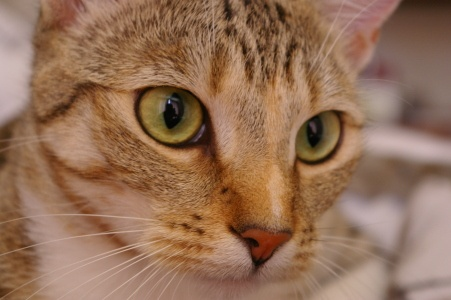
#> input picture data/scene.jpg, 451 x 300 px, found by its file name
$ jupyter execute work.ipynb   (shell and % lines are left out)
#> lines starting #> are read from the running program, lines starting #| are printed output that depends on the picture
# №2. Гистограмма и яркостные преобразования

Изучаем сдвиг яркости, контраст, гамма-коррекцию и автоматическое растяжение диапазона. Гистограмма содержит 256 столбцов: по горизонтали яркость, по вертикали число пикселей.

[cell 1]
import numpy as np
import matplotlib.pyplot as plt
from PIL import Image

[cell 2]
plt.rcParams['figure.dpi'] = 110
plt.rcParams['image.cmap'] = 'gray'
plt.rcParams['image.interpolation'] = 'nearest'


def to_uint8(image):
    return np.clip(np.rint(image), 0, 255).astype(np.uint8)

## 1. Гистограмма

Для каждого целого уровня $k$ считаем $h[k]=\#\{(i,j):I_{ij}=k\}$. Сумма столбцов равна количеству пикселей.

[cell 3]
rgb = np.array(Image.open('data/scene.jpg').convert('RGB'))
#> rgb is the input picture: shape (300, 451, 3); mean R, G, B 147.7, 111.4, 86.8
gray = to_uint8(rgb.astype(float) @ np.array([0.2126, 0.7152, 0.0722]))


def histogram(image):
    return np.bincount(to_uint8(image).ravel(), minlength=256)


def compare_histograms(images, titles):
    fig, axes = plt.subplots(len(images), 2, figsize=(10, 2.7 * len(images)), squeeze=False)
    for row, (image, title) in enumerate(zip(images, titles)):
        axes[row, 0].imshow(image, cmap='gray', vmin=0, vmax=255)
        axes[row, 0].set_title(title)
        axes[row, 0].axis('off')
        axes[row, 1].bar(np.arange(256), histogram(image), width=1, color='#444444')
        axes[row, 1].set(xlim=(-1, 256), xlabel='Яркость', ylabel='Число пикселей')
#> this loop made 1 pass
#> (row, title) on pass 1: (0, 'Исходное серое изображение')
    fig.tight_layout()
    plt.show()
#> figure, not shown here; panel 2: tallest bar 1861 high, from x = 125.5 to 126.5


compare_histograms([gray], ['Исходное серое изображение'])

## 2–3. Добавление и уменьшение яркости

$$I'=\operatorname{clip}(I+b,0,255).$$

Положительный $b$ сдвигает гистограмму вправо, отрицательный — влево. Значения за границами диапазона собираются в столбцах 0 и 255. Вычисляем в `float64`, затем возвращаем 8-битный массив.

[cell 4]
def brightness(image, offset):
    return to_uint8(image.astype(float) + offset)


bright = brightness(gray, 60)
dark = brightness(gray, -60)
compare_histograms([gray, bright, dark], ['Исходное', 'Яркость +60', 'Яркость −60'])
#> the loop in compare_histograms (call 2), `for row, (image, title) in enumerate(zip(images, titles)):` made 3 passes
#> title on passes 1 to 3: 'Исходное', 'Яркость +60', 'Яркость −60'

## 4–5. Добавление и уменьшение контраста

$$I'=\operatorname{clip}\bigl(128+c(I-128),0,255\bigr).$$

При $c>1$ значения расходятся от уровня 128. При $0<c<1$ значения сближаются с уровнем 128. При $c=1$ получается исходный массив.

[cell 5]
def contrast(image, factor, center=128):
    return to_uint8(center + factor * (image.astype(float) - center))


contrast_up = contrast(gray, 1.8)
contrast_down = contrast(gray, 0.4)
compare_histograms([gray, contrast_up, contrast_down],
                   ['Исходное', 'Контраст ×1.8', 'Контраст ×0.4'])

## 6. Последовательное изменение контраста: «расчёска»

Сначала увеличиваем контраст в 1.8 раза, затем уменьшаем в 1.8 раза. Между шагами сохраняем `uint8`: округление и насыщение становятся частью обработки. Пиксели, собравшиеся на 0 и 255, после второго шага образуют высокие столбцы внутри диапазона.

Для регулярной «расчёски» дополнительно рассматриваем цепочку ×0.4 → ×2.5. Первый шаг склеивает соседние уровни при округлении, второй раздвигает оставшиеся уровни. Равномерный градиент делает структуру гистограммы особенно заметной.

[cell 6]
gradient = np.tile(np.arange(256, dtype=np.uint8), (80, 1))
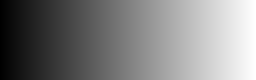
#> gradient: shape (80, 256); min 0, max 255, mean 127.5
up = contrast(gradient, 1.8)
up_then_down = contrast(up, 1 / 1.8)
down_then_up = contrast(contrast(gradient, 0.4), 2.5)

compare_histograms([gradient, up, up_then_down, down_then_up],
                   ['Градиент: все 256 уровней', 'Шаг 1: ×1.8',
                    'Шаг 2: ×1.8 → ×(1/1.8)', 'Квантование: ×0.4 → ×2.5'])
#> the loop in compare_histograms (call 4), `for row, (image, title) in enumerate(zip(images, titles)):` made 4 passes
#> title on passes 1 to 4: 'Градиент: все 256 уровней', 'Шаг 1: ×1.8', 'Шаг 2: ×1.8 → ×(1/1.8)', 'Квантование: ×0.4 → ×2.5'
#> in compare_histograms (call 4), `plt.show()`:
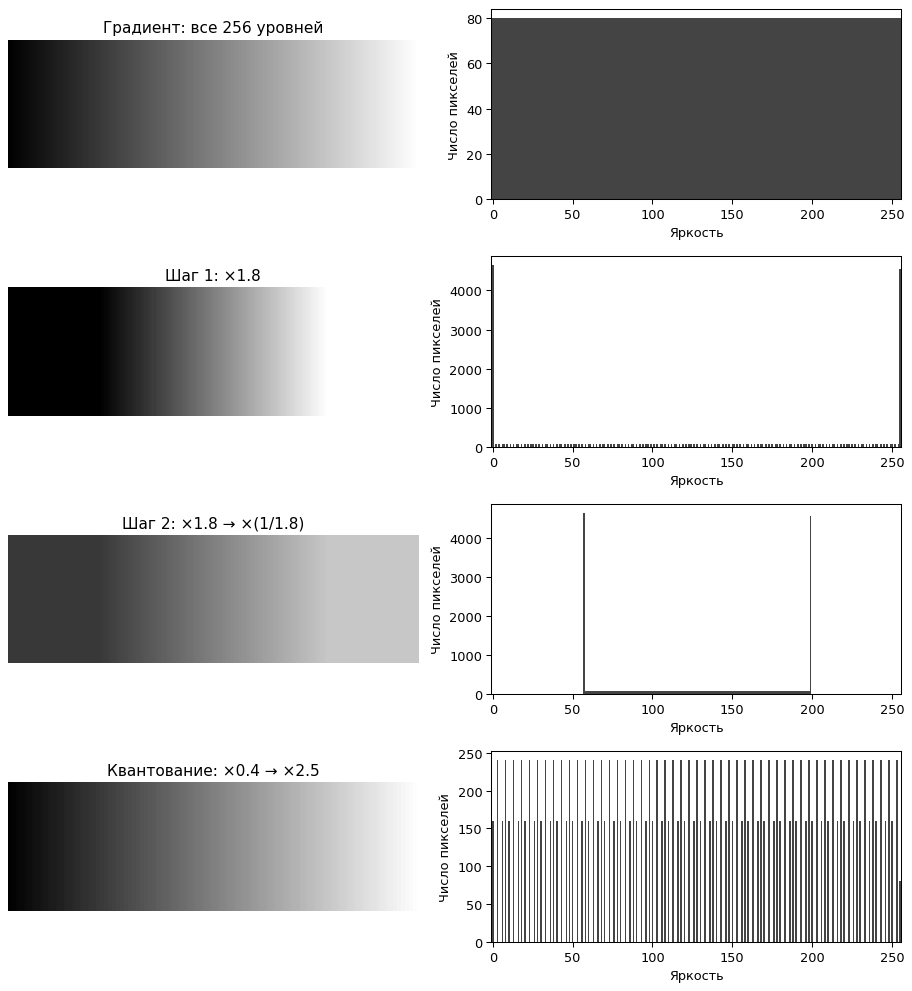
#> figure drawn by matplotlib, 8 panels; panel 4: tallest bar 4640 high, from x = -0.5 to 0.5; panel 6: tallest bar 4640 high, from x = 56.5 to 57.5
for name, image in [('Градиент', gradient), ('×1.8 → ×(1/1.8)', up_then_down),
                    ('×0.4 → ×2.5', down_then_up)]:
    used = np.count_nonzero(histogram(image))
    print(f'{name:20s}: занято {used:3d} уровней; пустых {256 - used:3d}')
#> this loop made 3 passes
#> (name, used) on passes 1 to 3: ('Градиент', 256), ('×1.8 → ×(1/1.8)', 143), ('×0.4 → ×2.5', 103)
#| Градиент            : занято 256 уровней; пустых   0
#| ×1.8 → ×(1/1.8)     : занято 143 уровней; пустых 113
#| ×0.4 → ×2.5         : занято 103 уровней; пустых 153

## 7. Гамма-коррекция

$$I'=255\left(\frac{I}{255}\right)^\gamma.$$

При $\gamma<1$ промежуточные уровни светлеют, при $\gamma>1$ темнеют. Крайние значения 0 и 255 сохраняются. Используем именно показатель $\gamma$ из условия.

[cell 7]
def gamma_correction(image, gamma):
    return to_uint8(255 * (image.astype(float) / 255) ** gamma)


gammas = [0.4, 0.7, 1.0, 1.5, 2.5]
compare_histograms([gamma_correction(gray, gamma) for gamma in gammas],
                   [f'γ = {gamma:g}' for gamma in gammas])
#> in to_uint8 (call 28), `return np.clip(np.rint(image), 0, 255).astype(np.uint8)`:
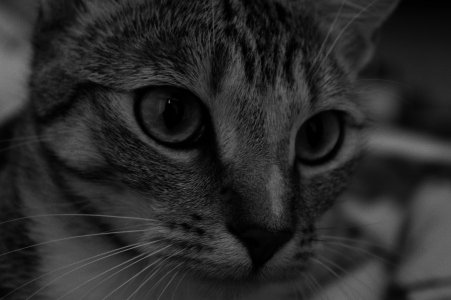
#> returned value: shape (300, 451); min 0, max 127, mean 41.6
#> in to_uint8 (call 34), `return np.clip(np.rint(image), 0, 255).astype(np.uint8)`:
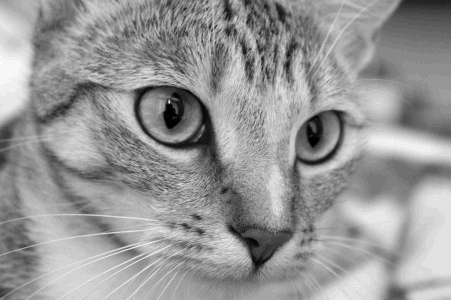
#> returned value: shape (300, 451); min 1, max 35, mean 21.1; drawn with min black and max white

## 8. Автоконтрастирование: множитель

Для тёмного снимка берём $a=255/\max(I)$ и вычисляем $I'=aI$. Максимум становится белым, чёрный уровень сохраняется. Для полностью чёрного массива принимаем $a=1$.

[cell 8]
def auto_multiply(image):
    array = image.astype(float)
    maximum = array.max()
#> maximum = 35
    factor = 255 / maximum if maximum > 0 else 1.0
#> factor = 7.29
    return to_uint8(array * factor), factor


dark_photo = to_uint8(gray.astype(float) * 0.18)
restored, factor = auto_multiply(dark_photo)
#> factor = 7.29
print(f'Оптимальный множитель: a = 255/{dark_photo.max()} = {factor:.3f}')
#| Оптимальный множитель: a = 255/35 = 7.286
compare_histograms([dark_photo, restored], ['Тёмный снимок', f'Автоконтраст: ×{factor:.2f}'])
#> the loop in compare_histograms (call 6), `for row, (image, title) in enumerate(zip(images, titles)):` made 2 passes
#> (row, title) on passes 1 to 2: (0, 'Тёмный снимок'), (1, 'Автоконтраст: ×7.29')
#> in compare_histograms (call 6), `plt.show()`:
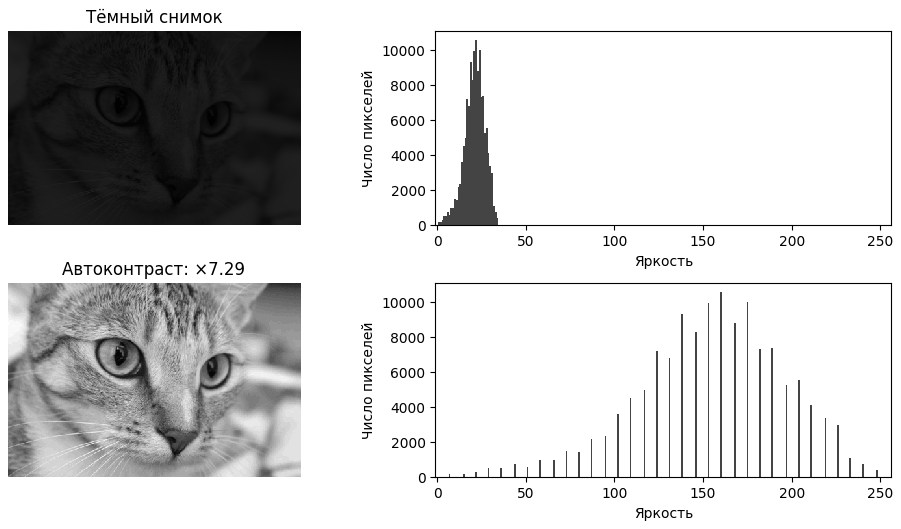
#> figure drawn by matplotlib, 4 panels; panel 2: tallest bar 10577 high, from x = 21.5 to 22.5; panel 4: tallest bar 10577 high, from x = 159.5 to 160.5

## 9. Автоконтрастирование: слагаемое и полный диапазон

Модель выцветшего скана: $I=90+0.5S$, где $S$ — исходный серый скан. Чёрный текст поднимается к 90, светлая бумага оказывается около 218.

Для белой бумаги берём $b_{white}=255-\max(I)$. Для чёрного текста берём $b_{black}=-\min(I)$. Сдвиг сохраняет размах $\max(I)-\min(I)$ до ограничения диапазона. Одновременное совмещение двух крайних уровней выполняем аффинным преобразованием:

$$a=\frac{255}{\max(I)-\min(I)},\qquad b=-a\min(I),\qquad I'=aI+b.$$

[cell 9]
def auto_shift(image, anchor='white'):
    array = image.astype(float)
    offset = 255 - array.max() if anchor == 'white' else -array.min()
    return to_uint8(array + offset), offset


def auto_affine(image):
    array = image.astype(float)
    low, high = array.min(), array.max()
    if high == low:
        return to_uint8(array), 1.0, 0.0
    factor = 255 / (high - low)
    offset = -factor * low
    return to_uint8(factor * array + offset), factor, offset


scan = np.array(Image.open('data/text_scan_1.png').convert('L'))
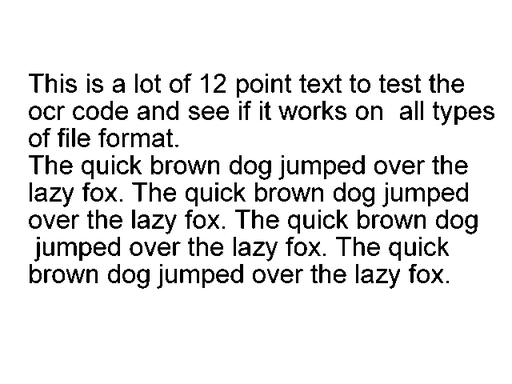
#> input picture data/text_scan_1.png, 512 x 384 px, found by its file name
#> scan is the input picture: shape (384, 512); min 0, max 255, mean 230.8
faded = to_uint8(90 + 0.5 * scan.astype(float))
#> in to_uint8 (call 38), `return np.clip(np.rint(image), 0, 255).astype(np.uint8)`:
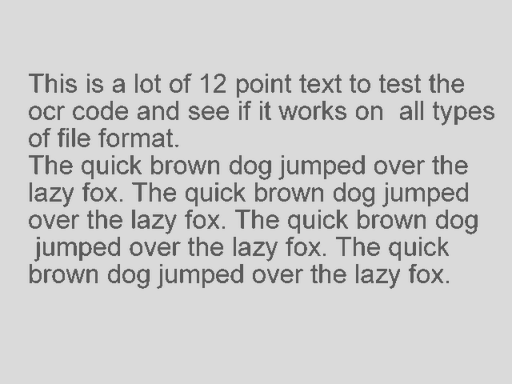
#> returned value: shape (384, 512); min 90, max 218, mean 205.8
white, white_shift = auto_shift(faded, 'white')
#> in auto_shift, `offset = 255 - array.max() if anchor == 'white' else -array.min()`: offset = 37
#> in to_uint8 (call 39), `return np.clip(np.rint(image), 0, 255).astype(np.uint8)`:
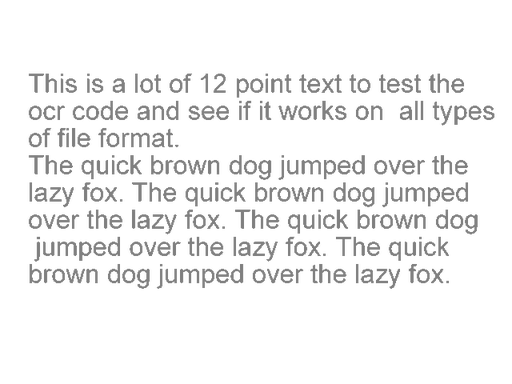
#> returned value: shape (384, 512); min 127, max 255, mean 242.8
#> white_shift = 37
black, black_shift = auto_shift(faded, 'black')
#> in to_uint8 (call 40), `return np.clip(np.rint(image), 0, 255).astype(np.uint8)`:
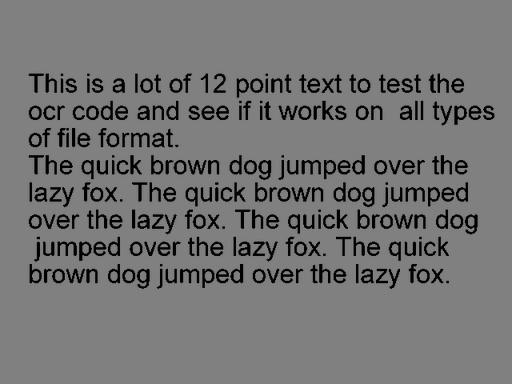
#> returned value: shape (384, 512); min 0, max 128, mean 115.8
#> black_shift = -90
full_range, auto_factor, auto_offset = auto_affine(faded)
#> in auto_affine, `low, high = array.min(), array.max()`: low = 90; high = 218
#> in auto_affine, `factor = 255 / (high - low)`: factor = 1.99
#> in auto_affine, `offset = -factor * low`: offset = -179.3
#> auto_factor = 1.99; auto_offset = -179.3
print(f'Бумага в белый: b={white_shift:.1f}; текст в чёрный: b={black_shift:.1f}')
#| Бумага в белый: b=37.0; текст в чёрный: b=-90.0
print(f'Полный диапазон: a={auto_factor:.3f}; b={auto_offset:.3f}')
#| Полный диапазон: a=1.992; b=-179.297
compare_histograms([faded, white, black, full_range],
                   ['Выцветший скан', f'Слагаемое {white_shift:+.0f}',
                    f'Слагаемое {black_shift:+.0f}', 'Множитель и слагаемое'])
#> the loop in compare_histograms (call 7), `for row, (image, title) in enumerate(zip(images, titles)):` made 4 passes
#> title on passes 1 to 4: 'Выцветший скан', 'Слагаемое +37', 'Слагаемое -90', 'Множитель и слагаемое'
#> in compare_histograms (call 7), `plt.show()`:
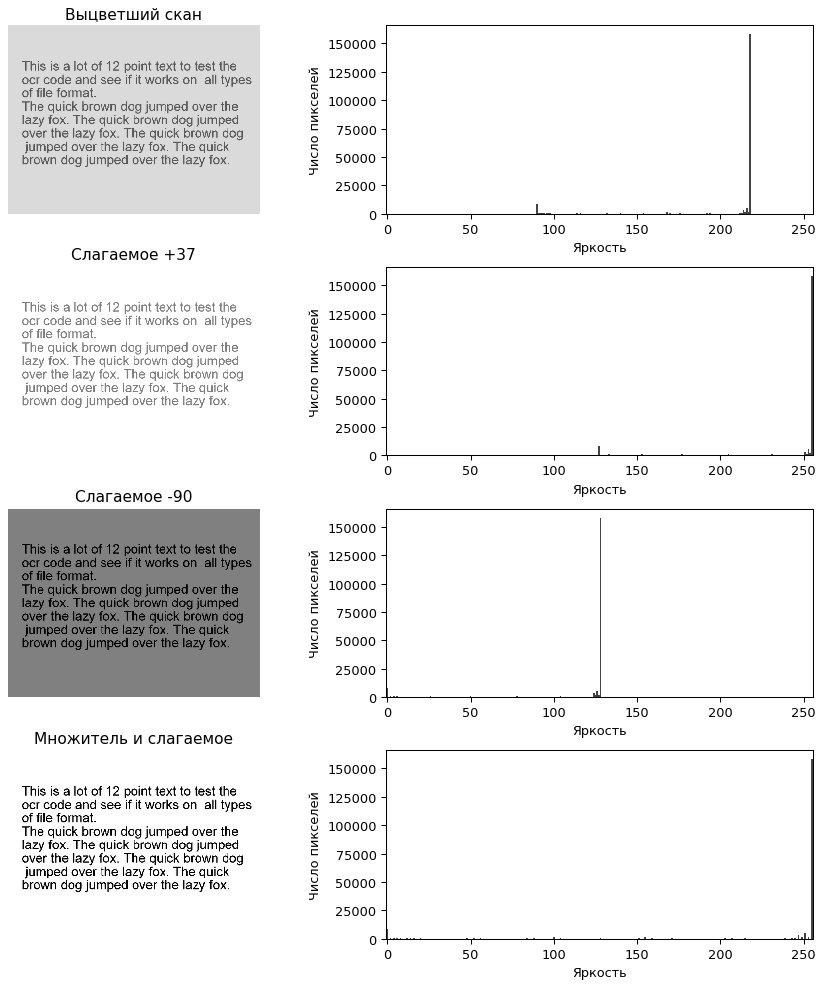
#> figure drawn by matplotlib, 8 panels; panel 2: tallest bar 158032 high, from x = 217.5 to 218.5; panel 4: tallest bar 158032 high, from x = 254.5 to 255.5; panel 6: tallest bar 158032 high, from x = 127.5 to 128.5; panel 8: tallest bar 158032 high, from x = 254.5 to 255.5
